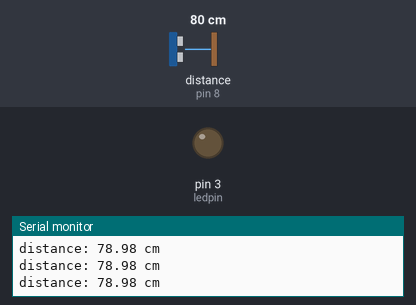
Recording of a sketch running on a simulated Arduino Uno, built with avr-gcc and run on an emulated ATmega328P. Parts: output pins drawn as LEDs (lit = HIGH), the last lines printed to the serial monitor. Wiring (inferred from the names in the program): ultrasonic range finder: trigger pin 9; echo pin 8. Inputs (shaded band) come from the test bench; at power-on: distance to the obstacle (sensor on pin 8) 80 cm. The echo pulse lasts 58.3 µs per cm; pins used as bus, display or sensor lines are not drawn.

Above: at 1.3 s.
1.4 s: distance to the obstacle (sensor on pin 8) set to 43 cm
2.9 s: distance to the obstacle (sensor on pin 8) set to 37 cm
At 4.1 s:
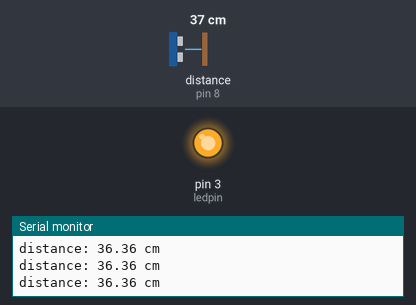
4.5 s: distance to the obstacle (sensor on pin 8) set to 60 cm
At 5.7 s:
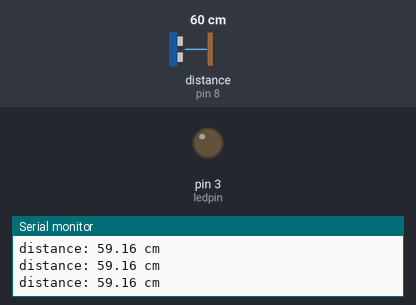
6.0 s: distance to the obstacle (sensor on pin 8) set to 2 cm
At 7.2 s:
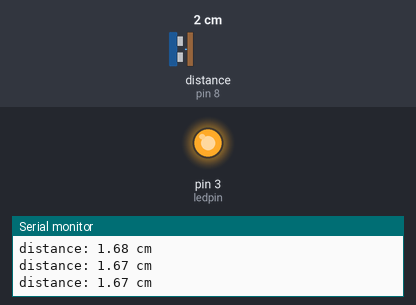
Timing chart, 0 to 8.5 s (numbered marks = the images above; inputs shaded):
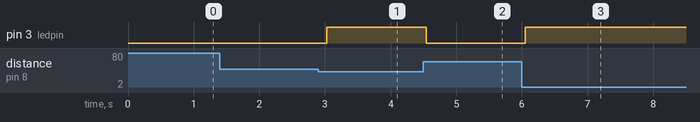

The sketch:

ultrasonic.ino
```cpp
int trigpin = 9;
int echopin = 8;
int ledpin = 3;
int distance_threshold = 40;
float duration_us, distance_cm;
void setup() {
  Serial.begin(9600);
  pinMode(trigpin, OUTPUT);
  pinMode(echopin, INPUT);
  pinMode(ledpin, OUTPUT);
}

void loop() {
  digitalWrite(trigpin, HIGH);
  delayMicroseconds(10);
  digitalWrite(trigpin, LOW);
  duration_us = pulseIn(echopin, HIGH);
  distance_cm = 0.017 * duration_us;
  if(distance_cm < distance_threshold){
    digitalWrite(ledpin, HIGH);
  }else{
    digitalWrite(ledpin, LOW);
  }
  Serial.print("distance: ");
  Serial.print(distance_cm);
  Serial.println(" cm");
  delay(500);
}
```

Measured:
- the behaviour switches between 41 and 40 cm on distance to the obstacle (sensor on pin 8) (found by bisection; images 0 and 1)
- after the input at 2.9 s, pin 3 (ledpin): LOW → HIGH after 0.13 s
- after the input at 4.5 s, pin 3 (ledpin): HIGH → LOW at once
- after the input at 6.0 s, pin 3 (ledpin): LOW → HIGH after 0.05 s
